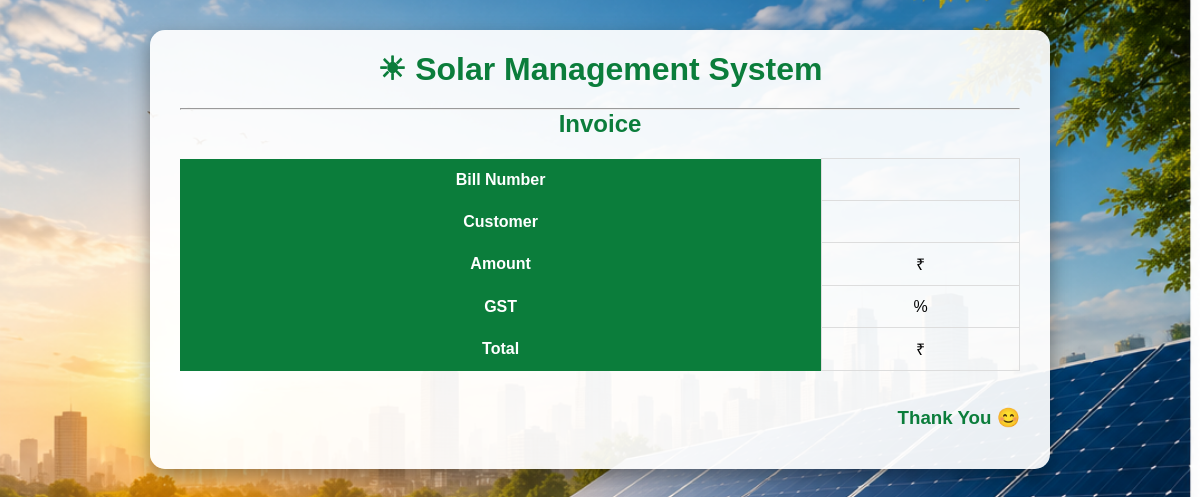
Page /print_bill/1 on the earlier database version.
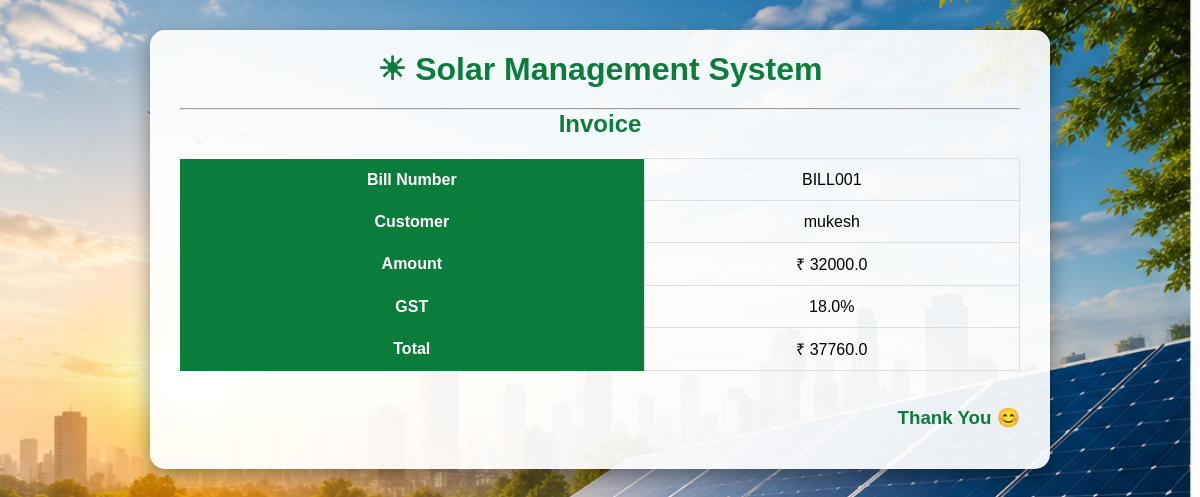
Same page on the later database version.
### tables this page shows
CREATE TABLE bills(
    id INTEGER PRIMARY KEY AUTOINCREMENT,
    bill_no TEXT,
    customer_name TEXT,
    amount REAL,
    gst REAL,
    total REAL
);

### app.py (the view)
@app.route("/print_bill/<int:id>")
def print_bill(id):
    c = connect_db()
    cur = c.cursor()
    cur.execute("SELECT * FROM bills WHERE id=?", (id,))
    bill = cur.fetchone()
    c.close()
    return render_template("print_bill.html", bill=bill)

### app.py (called while the page is built)
def connect_db():
    return sqlite3.connect("solar.db")

### templates/print_bill.html (shortened to what this page needs)
<!DOCTYPE html>
<html>
<head>
    <link rel="stylesheet" href="{{ url_for('static', filename='style.css') }}">
</head>
<body onload="window.print()">
<div class="container">
<h1 style="text-align:center;">☀ Solar Management System</h1>
<hr>
<h2>Invoice</h2>
<table>
<tr>
<th>Bill Number</th>
<td>{{ bill[1] }}</td>
</tr>
<tr>
<th>Customer</th>
<td>{{ bill[2] }}</td>
</tr>
<tr>
<th>Amount</th>
<td>₹ {{ bill[3] }}</td>
</tr>
<tr>
<th>GST</th>
<td>{{ bill[4] }}%</td>
</tr>
<tr>
<th>Total</th>
<td>₹ {{ bill[5] }}</td>
</tr>
</table>
<br><br>
<h3 style="text-align:right;">Thank You 😊</h3>
</div>
</body>
</html>

### static/style.css (style rules this page uses)
* { margin:0; padding:0; box-sizing:border-box; font-family:Arial, Helvetica, sans-serif; }
body { background:url("/static/images/background.jpg"); background-size:cover; background-repeat:no-repeat; background-position:center; background-attachment:fixed; }
.container { width:90%; max-width:900px; margin:30px auto; background:rgba(255,255,255,0.92); padding:20px 30px; border-radius:15px; box-shadow:0 8px 20px rgba(0,0,0,.4); }
h1,h2,h3 { color:#0b7d3b; text-align:center; margin-bottom:20px; }
table { width:100%; border-collapse:collapse; margin-top:20px; }
table th { background:#0b7d3b; color:white; padding:12px; }
table td { border:1px solid #ddd; padding:10px; text-align:center; }

Differences in the rows shown:
added bills: bill_no "BILL001", customer_name "mukesh", amount "32000.0", gst "18.0", total "37760.0"
